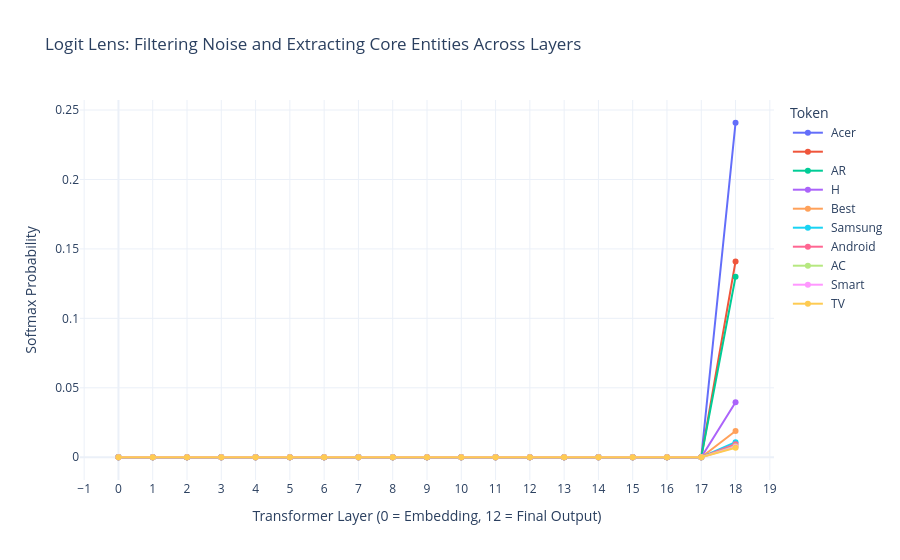

The notebook cell saved with this chart:
### Code cell
fig = px.line(
    df,
    x="Layer_Num",
    y="Probability",
    color="Token",
    title="Logit Lens: Filtering Noise and Extracting Core Entities Across Layers",
    labels={
        "Layer_Num": "Transformer Layer (0 = Embedding, 12 = Final Output)",
        "Probability": "Softmax Probability"
    },
    markers=True,
    template="plotly_white"
)

fig.update_layout(
    xaxis=dict(tickmode='linear', tick0=0, dtick=1),
    hovermode="x unified"
)

fig.show()

### Figure 1 — Plotly figure (JSON) as saved in the notebook; plotly's stock layout.template omitted (floating-point values rounded to 4 significant figures)
{"data": [{"hovertemplate": "Token= Acer<br>Transformer Layer (0 = Embedding, 12 = Final Output)=%{x}<br>Softmax Probability=%{y}<extra></extra>", "legendgroup": " Acer", "line": {"color": "#636efa", "dash": "solid"}, "marker": {"symbol": "circle"}, "mode": "lines+markers", "name": " Acer", "orientation": "v", "showlegend": true, "type": "scatter", "x": [0, 1, 2, 3, 4, 5, 6, 7, 8, 9, 10, 11, 12, 13, 14, 15, 16, 17, 18], "xaxis": "x", "y": [0.0, 0.0, 0.0, 0.0, 0.0, 0.0, 0.0, 0.0, 0.0, 0.0, 0.0, 0.0, 0.0, 0.0, 0.0, 0.0, 0.0, 0.0, 0.2408], "yaxis": "y"}, {"hovertemplate": "Token= <br>Transformer Layer (0 = Embedding, 12 = Final Output)=%{x}<br>Softmax Probability=%{y}<extra></extra>", "legendgroup": " ", "line": {"color": "#EF553B", "dash": "solid"}, "marker": {"symbol": "circle"}, "mode": "lines+markers", "name": " ", "orientation": "v", "showlegend": true, "type": "scatter", "x": [0, 1, 2, 3, 4, 5, 6, 7, 8, 9, 10, 11, 12, 13, 14, 15, 16, 17, 18], "xaxis": "x", "y": [0.0, 0.0, 0.0, 0.0, 0.0, 0.0, 0.0, 0.0, 0.0, 0.0, 0.0, 0.0, 0.0, 0.0, 0.0, 0.0, 0.0, 0.0, 0.141], "yaxis": "y"}, {"hovertemplate": "Token= AR<br>Transformer Layer (0 = Embedding, 12 = Final Output)=%{x}<br>Softmax Probability=%{y}<extra></extra>", "legendgroup": " AR", "line": {"color": "#00cc96", "dash": "solid"}, "marker": {"symbol": "circle"}, "mode": "lines+markers", "name": " AR", "orientation": "v", "showlegend": true, "type": "scatter", "x": [0, 1, 2, 3, 4, 5, 6, 7, 8, 9, 10, 11, 12, 13, 14, 15, 16, 17, 18], "xaxis": "x", "y": [0.0, 0.0, 0.0, 0.0, 0.0, 0.0, 0.0, 0.0, 0.0, 0.0, 0.0, 0.0, 0.0, 0.0, 0.0, 0.0, 0.0, 0.0, 0.1299], "yaxis": "y"}, {"hovertemplate": "Token= H<br>Transformer Layer (0 = Embedding, 12 = Final Output)=%{x}<br>Softmax Probability=%{y}<extra></extra>", "legendgroup": " H", "line": {"color": "#ab63fa", "dash": "solid"}, "marker": {"symbol": "circle"}, "mode": "lines+markers", "name": " H", "orientation": "v", "showlegend": true, "type": "scatter", "x": [0, 1, 2, 3, 4, 5, 6, 7, 8, 9, 10, 11, 12, 13, 14, 15, 16, 17, 18], "xaxis": "x", "y": [0.0, 0.0, 0.0, 0.0, 0.0, 0.0, 0.0, 0.0, 0.0, 0.0, 0.0, 0.0, 0.0, 0.0, 0.0, 0.0, 0.0, 0.0, 0.03961], "yaxis": "y"}, {"hovertemplate": "Token= Best<br>Transformer Layer (0 = Embedding, 12 = Final Output)=%{x}<br>Softmax Probability=%{y}<extra></extra>", "legendgroup": " Best", "line": {"color": "#FFA15A", "dash": "solid"}, "marker": {"symbol": "circle"}, "mode": "lines+markers", "name": " Best", "orientation": "v", "showlegend": true, "type": "scatter", "x": [0, 1, 2, 3, 4, 5, 6, 7, 8, 9, 10, 11, 12, 13, 14, 15, 16, 17, 18], "xaxis": "x", "y": [0.0, 0.0, 0.0, 0.0, 0.0, 0.0, 0.0, 0.0, 0.0, 0.0, 0.0, 0.0, 0.0, 0.0, 0.0, 0.0, 0.0, 0.0, 0.01886], "yaxis": "y"}, {"hovertemplate": "Token= Samsung<br>Transformer Layer (0 = Embedding, 12 = Final Output)=%{x}<br>Softmax Probability=%{y}<extra></extra>", "legendgroup": " Samsung", "line": {"color": "#19d3f3", "dash": "solid"}, "marker": {"symbol": "circle"}, "mode": "lines+markers", "name": " Samsung", "orientation": "v", "showlegend": true, "type": "scatter", "x": [0, 1, 2, 3, 4, 5, 6, 7, 8, 9, 10, 11, 12, 13, 14, 15, 16, 17, 18], "xaxis": "x", "y": [0.0, 0.0, 0.0, 0.0, 0.0, 0.0, 0.0, 0.0, 0.0, 0.0, 0.0, 0.0, 0.0, 0.0, 0.0, 0.0, 0.0, 0.0, 0.01083], "yaxis": "y"}, {"hovertemplate": "Token= Android<br>Transformer Layer (0 = Embedding, 12 = Final Output)=%{x}<br>Softmax Probability=%{y}<extra></extra>", "legendgroup": " Android", "line": {"color": "#FF6692", "dash": "solid"}, "marker": {"symbol": "circle"}, "mode": "lines+markers", "name": " Android", "orientation": "v", "showlegend": true, "type": "scatter", "x": [0, 1, 2, 3, 4, 5, 6, 7, 8, 9, 10, 11, 12, 13, 14, 15, 16, 17, 18], "xaxis": "x", "y": [0.0, 0.0, 0.0, 0.0, 0.0, 0.0, 0.0, 0.0, 0.0, 0.0, 0.0, 0.0, 0.0, 0.0, 0.0, 0.0, 0.0, 0.0, 0.009415], "yaxis": "y"}, {"hovertemplate": "Token= AC<br>Transformer Layer (0 = Embedding, 12 = Final Output)=%{x}<br>Softmax Probability=%{y}<extra></extra>", "legendgroup": " AC", "line": {"color": "#B6E880", "dash": "solid"}, "marker": {"symbol": "circle"}, "mode": "lines+markers", "name": " AC", "orientation": "v", "showlegend": true, "type": "scatter", "x": [0, 1, 2, 3, 4, 5, 6, 7, 8, 9, 10, 11, 12, 13, 14, 15, 16, 17, 18], "xaxis": "x", "y": [0.0, 0.0, 0.0, 0.0, 0.0, 0.0, 0.0, 0.0, 0.0, 0.0, 0.0, 0.0, 0.0, 0.0, 0.0, 0.0, 0.0, 0.0, 0.007927], "yaxis": "y"}, {"hovertemplate": "Token= Smart<br>Transformer Layer (0 = Embedding, 12 = Final Output)=%{x}<br>Softmax Probability=%{y}<extra></extra>", "legendgroup": " Smart", "line": {"color": "#FF97FF", "dash": "solid"}, "marker": {"symbol": "circle"}, "mode": "lines+markers", "name": " Smart", "orientation": "v", "showlegend": true, "type": "scatter", "x": [0, 1, 2, 3, 4, 5, 6, 7, 8, 9, 10, 11, 12, 13, 14, 15, 16, 17, 18], "xaxis": "x", "y": [0.0, 0.0, 0.0, 0.0, 0.0, 0.0, 0.0, 0.0, 0.0, 0.0, 0.0, 0.0, 0.0, 0.0, 0.0, 0.0, 0.0, 0.0, 0.007385], "yaxis": "y"}, {"hovertemplate": "Token= TV<br>Transformer Layer (0 = Embedding, 12 = Final Output)=%{x}<br>Softmax Probability=%{y}<extra></extra>", "legendgroup": " TV", "line": {"color": "#FECB52", "dash": "solid"}, "marker": {"symbol": "circle"}, "mode": "lines+markers", "name": " TV", "orientation": "v", "showlegend": true, "type": "scatter", "x": [0, 1, 2, 3, 4, 5, 6, 7, 8, 9, 10, 11, 12, 13, 14, 15, 16, 17, 18], "xaxis": "x", "y": [0.0, 0.0, 0.0, 0.0, 0.0, 0.0, 0.0, 0.0, 0.0, 0.0, 0.0, 0.0, 0.0, 0.0, 0.0, 0.0, 0.0, 0.0, 0.006832], "yaxis": "y"}], "layout": {"hovermode": "x unified", "legend": {"title": {"text": "Token"}, "tracegroupgap": 0}, "title": {"text": "Logit Lens: Filtering Noise and Extracting Core Entities Across Layers"}, "xaxis": {"anchor": "y", "domain": [0, 1], "dtick": 1, "tick0": 0, "tickmode": "linear", "title": {"text": "Transformer Layer (0 = Embedding, 12 = Final Output)"}}, "yaxis": {"anchor": "x", "domain": [0, 1], "title": {"text": "Softmax Probability"}}}}
